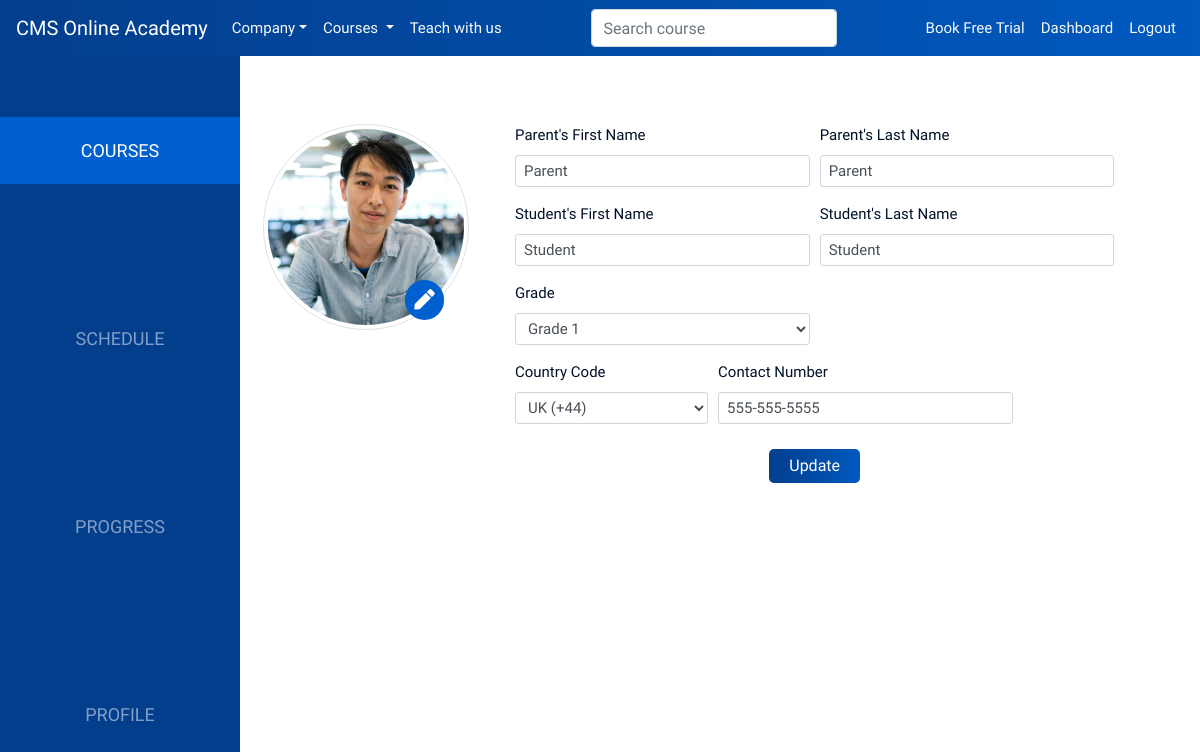
/student/profile (signed in), run on an earlier commit of the app's database.
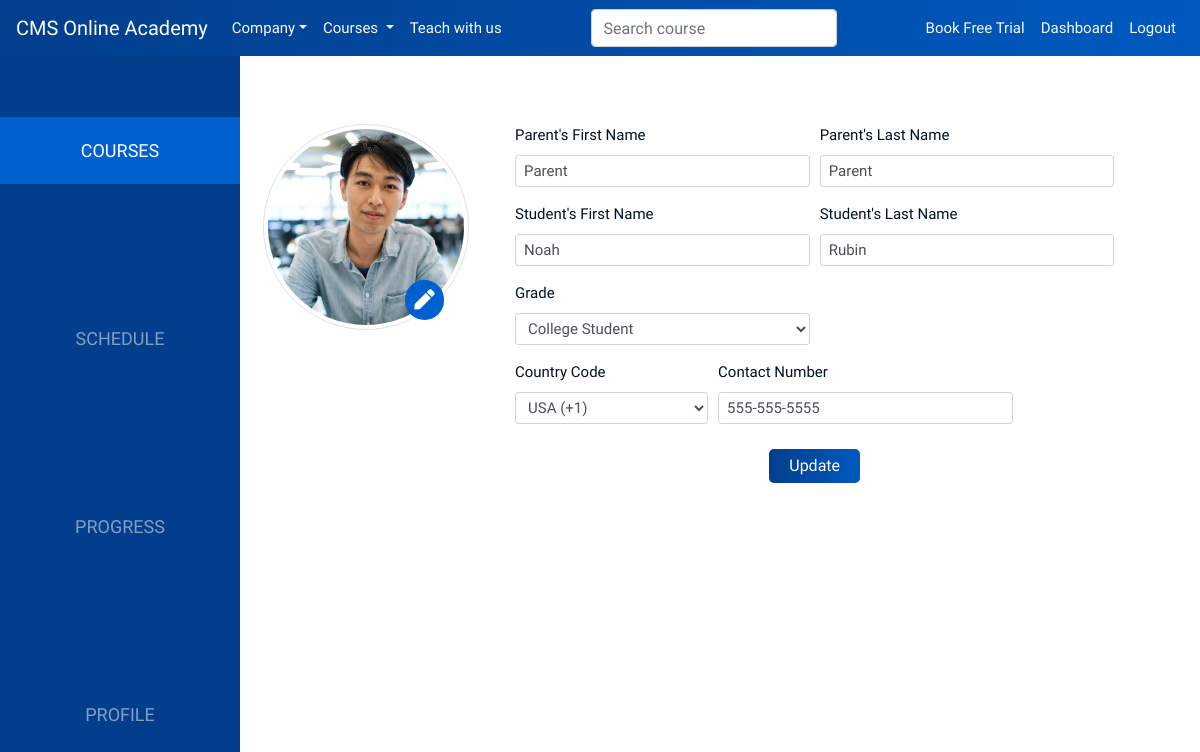
And on a later commit of the database.
### api/models.py (models this page shows, shortened)
class AcademyUser(models.Model):
    class Meta:
        abstract = True
    django_user = models.OneToOneField(User, on_delete=models.CASCADE, primary_key=True)
    @classmethod
    def get_for(cls, user: User):
        if isinstance(user, AnonymousUser):
            return None
        try:
            return Student.objects.get(django_user=user)
        except Student.DoesNotExist:
            try:
                return Instructor.objects.get(django_user=user)
            except Instructor.DoesNotExist:
                pass

class Student(AcademyUser):
    student_first_name = models.CharField(max_length=25)
    student_last_name = models.CharField(max_length=25)
    parent_first_name = models.CharField(max_length=25)
    parent_last_name = models.CharField(max_length=25)
    grade = models.PositiveSmallIntegerField()
    country = models.PositiveSmallIntegerField()  # This should probably use country code instead of the number.
    phone_number = models.CharField(max_length=50)

### api/views.py (the view)
# urls.py: path('student/profile', student_profile, name='student-profile'),
def student_profile(request):
    me = AcademyUser.get_for(request.user)
    if request.method == 'POST':
        form = RegistrationForm(request.POST, instance=me)
        form.save()
    return standard_view('student/profile.html')(request)

### api/views.py (called while the page is built)
def standard_view(template_name, ctx=None):
    if ctx is None:
        ctx = {}
    def view(request, **kwargs):
        template = loader.get_template(template_name)
        context = {
            'me': AcademyUser.get_for(request.user),
            'all_categories': Category.objects.all(),
            **kwargs,
            **ctx,
        }
        return HttpResponse(template.render(context, request))
    return view

### templates/student/profile.html (shortened to what the changed rows need)
{% extends 'student/student-base.html' %}
{% load static %}
{% block student-body %}
    <div class="tab-pane fade show active" role="tabpanel" >
        <div class="row profile mx-2">
            <div class="col-md-8 mx-md-3 my-2">
                <form class="pt-lg-4" action="{% url 'student-profile' %}" method="post">
                    <div class="form-row">
                        <div class="col-6">
                            <label for="pfname">Parent's First Name</label>
                            <input type="text" id="pfname" name="parent_first_name"
                                   class="form-control form-control-sm " placeholder="ex) John"
                                   required value="{{ me.parent_first_name }}">
                        </div>
                        <div class="col-6">
                            <label for="plname">Parent's Last Name</label>
                            <input type="text" id="plname" name="parent_last_name" class="form-control form-control-sm"
                                   placeholder="ex) Doe" required value="{{ me.parent_last_name }}">
                        </div>
                    </div>
                    <div class="form-row">
                        <div class="col-6">
                            <label for="sfname">Student's First Name</label>
                            <input type="text" id="sfname" name="student_first_name"
                                   class="form-control form-control-sm" placeholder="ex John" required
                                   value="{{ me.student_first_name }}">
                        </div>
                        <div class="col-6">
                            <label for="slname">Student's Last Name</label>
                            <input type="text" id="slname" name="student_last_name" class="form-control form-control-sm"
                                   placeholder="ex Doe" required value="{{ me.student_last_name }}">
                        </div>
                    </div>
                    <div class="form-row">
                        <div class="col-6">
                            <label for="grade">Grade</label>
                            <select id="grade" name="grade" class="form-control form-control-sm">
                                <option value="1" {% if me.grade == 1 %}selected{% endif %}>Grade 1</option>
                                <option value="13" {% if me.grade == 13 %}selected{% endif %}>College Student</option>
                            </select>
                        </div>
                    </div>
                    <div class="form-row">
                        <div class="col-4">
                            <label for="cc">Country Code</label>
                            <select id="cc" name="country" class="form-control form-control-sm">
                                <option data-countryCode="GB" value="44" {% if me.country == 44 %}selected{% endif %}>UK
                                    (+44)
                                </option>
                                <option data-countryCode="US" value="1" {% if me.country == 1 %}selected{% endif %}>USA
                                    (+1)
                                </option>
                            </select>
                        </div>
                        <div class="col-6">
                            <label for="cn">Contact Number</label>
                            <input type="tel" id="cn" name="phone_number" class="form-control form-control-sm"
                                   placeholder="9999999999" required value="{{ me.phone_number }}">
                        </div>
                    </div>
                </form>
            </div>
        </div>
    </div>
{% endblock %}

What changed in the data, as far as the page shows it:
changed Student "Parent": student_first_name "Student" → "Noah"; student_last_name "Student" → "Rubin"; grade (not shown) → "College Student"; country (not shown) → "USA (+1)"
Also different on the page:
form field grade: "Grade 1" → (not shown)
form field country: "UK (+44)" → (not shown)
